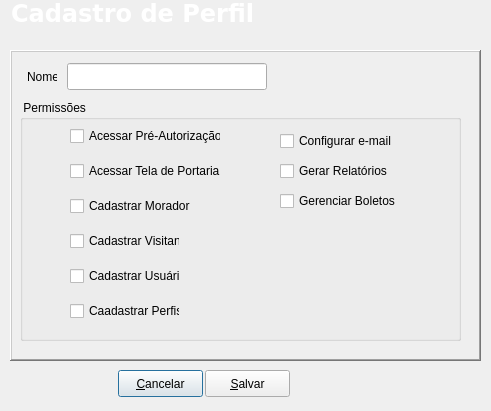
<?xml version="1.0" encoding="UTF-8"?>
<ui version="4.0">
 <class>Editprofile</class>
 <widget class="QDialog" name="Editprofile">
  <property name="geometry">
   <rect>
    <x>0</x>
    <y>0</y>
    <width>491</width>
    <height>411</height>
   </rect>
  </property>
  <property name="windowTitle">
   <string>Edit</string>
  </property>
  <widget class="QFrame" name="frame">
   <property name="geometry">
    <rect>
     <x>10</x>
     <y>50</y>
     <width>471</width>
     <height>311</height>
    </rect>
   </property>
   <property name="frameShape">
    <enum>QFrame::WinPanel</enum>
   </property>
   <property name="frameShadow">
    <enum>QFrame::Raised</enum>
   </property>
   <widget class="QLabel" name="Lblname">
    <property name="geometry">
     <rect>
      <x>17</x>
      <y>18</y>
      <width>30</width>
      <height>17</height>
     </rect>
    </property>
    <property name="text">
     <string>Nome</string>
    </property>
   </widget>
   <widget class="QLineEdit" name="LnEdtname">
    <property name="geometry">
     <rect>
      <x>57</x>
      <y>13</y>
      <width>200</width>
      <height>27</height>
     </rect>
    </property>
   </widget>
   <widget class="QGroupBox" name="groupBox">
    <property name="geometry">
     <rect>
      <x>10</x>
      <y>50</y>
      <width>441</width>
      <height>241</height>
     </rect>
    </property>
    <property name="title">
     <string> Permissões </string>
    </property>
    <widget class="QCheckBox" name="ChkBxuseprofile">
     <property name="geometry">
      <rect>
       <x>50</x>
       <y>200</y>
       <width>110</width>
       <height>22</height>
      </rect>
     </property>
     <property name="text">
      <string>Caadastrar Perfis</string>
     </property>
    </widget>
    <widget class="QCheckBox" name="ChkBxusevisitant">
     <property name="geometry">
      <rect>
       <x>50</x>
       <y>130</y>
       <width>110</width>
       <height>22</height>
      </rect>
     </property>
     <property name="text">
      <string>Cadastrar Visitante</string>
     </property>
    </widget>
    <widget class="QCheckBox" name="ChkBxusepreaut">
     <property name="geometry">
      <rect>
       <x>50</x>
       <y>25</y>
       <width>151</width>
       <height>22</height>
      </rect>
     </property>
     <property name="text">
      <string>Acessar Pré-Autorização</string>
     </property>
    </widget>
    <widget class="QCheckBox" name="ChkBxusedweller">
     <property name="geometry">
      <rect>
       <x>50</x>
       <y>95</y>
       <width>151</width>
       <height>22</height>
      </rect>
     </property>
     <property name="text">
      <string>Cadastrar Morador</string>
     </property>
    </widget>
    <widget class="QCheckBox" name="ChkBxusevisit">
     <property name="geometry">
      <rect>
       <x>50</x>
       <y>60</y>
       <width>151</width>
       <height>22</height>
      </rect>
     </property>
     <property name="text">
      <string>Acessar Tela de Portaria</string>
     </property>
    </widget>
    <widget class="QCheckBox" name="ChkBxuseuser">
     <property name="geometry">
      <rect>
       <x>50</x>
       <y>165</y>
       <width>110</width>
       <height>22</height>
      </rect>
     </property>
     <property name="text">
      <string>Cadastrar Usuários</string>
     </property>
    </widget>
    <widget class="QCheckBox" name="ChkConfigureemail">
     <property name="geometry">
      <rect>
       <x>260</x>
       <y>30</y>
       <width>130</width>
       <height>22</height>
      </rect>
     </property>
     <property name="text">
      <string>Configurar e-mail</string>
     </property>
    </widget>
    <widget class="QCheckBox" name="ChkGerarRelatorios">
     <property name="geometry">
      <rect>
       <x>260</x>
       <y>60</y>
       <width>130</width>
       <height>22</height>
      </rect>
     </property>
     <property name="text">
      <string>Gerar Relatórios</string>
     </property>
    </widget>
    <widget class="QCheckBox" name="ChkGerenciarBoletos">
     <property name="geometry">
      <rect>
       <x>260</x>
       <y>90</y>
       <width>130</width>
       <height>22</height>
      </rect>
     </property>
     <property name="text">
      <string>Gerenciar Boletos</string>
     </property>
    </widget>
   </widget>
  </widget>
  <widget class="QFrame" name="topmenu">
   <property name="geometry">
    <rect>
     <x>1</x>
     <y>-6</y>
     <width>801</width>
     <height>42</height>
    </rect>
   </property>
   <property name="minimumSize">
    <size>
     <width>0</width>
     <height>42</height>
    </size>
   </property>
   <property name="maximumSize">
    <size>
     <width>16777215</width>
     <height>42</height>
    </size>
   </property>
   <property name="styleSheet">
    <string notr="true">image: url(:/png/barra-superior-ok.jpg);</string>
   </property>
   <property name="frameShadow">
    <enum>QFrame::Raised</enum>
   </property>
   <widget class="QLabel" name="labelStatus">
    <property name="enabled">
     <bool>false</bool>
    </property>
    <property name="geometry">
     <rect>
      <x>10</x>
      <y>0</y>
      <width>541</width>
      <height>39</height>
     </rect>
    </property>
    <property name="palette">
     <palette>
      <active>
       <colorrole role="WindowText">
        <brush brushstyle="SolidPattern">
         <color alpha="255">
          <red>255</red>
          <green>255</green>
          <blue>255</blue>
         </color>
        </brush>
       </colorrole>
       <colorrole role="Button">
        <brush brushstyle="SolidPattern">
         <color alpha="255">
          <red>50</red>
          <green>0</green>
          <blue>133</blue>
         </color>
        </brush>
       </colorrole>
       <colorrole role="Text">
        <brush brushstyle="SolidPattern">
         <color alpha="255">
          <red>255</red>
          <green>255</green>
          <blue>255</blue>
         </color>
        </brush>
       </colorrole>
       <colorrole role="ButtonText">
        <brush brushstyle="SolidPattern">
         <color alpha="255">
          <red>255</red>
          <green>255</green>
          <blue>255</blue>
         </color>
        </brush>
       </colorrole>
       <colorrole role="Base">
        <brush brushstyle="SolidPattern">
         <color alpha="255">
          <red>50</red>
          <green>0</green>
          <blue>133</blue>
         </color>
        </brush>
       </colorrole>
       <colorrole role="Window">
        <brush brushstyle="SolidPattern">
         <color alpha="255">
          <red>50</red>
          <green>0</green>
          <blue>133</blue>
         </color>
        </brush>
       </colorrole>
      </active>
      <inactive>
       <colorrole role="WindowText">
        <brush brushstyle="SolidPattern">
         <color alpha="255">
          <red>255</red>
          <green>255</green>
          <blue>255</blue>
         </color>
        </brush>
       </colorrole>
       <colorrole role="Button">
        <brush brushstyle="SolidPattern">
         <color alpha="255">
          <red>50</red>
          <green>0</green>
          <blue>133</blue>
         </color>
        </brush>
       </colorrole>
       <colorrole role="Text">
        <brush brushstyle="SolidPattern">
         <color alpha="255">
          <red>255</red>
          <green>255</green>
          <blue>255</blue>
         </color>
        </brush>
       </colorrole>
       <colorrole role="ButtonText">
        <brush brushstyle="SolidPattern">
         <color alpha="255">
          <red>255</red>
          <green>255</green>
          <blue>255</blue>
         </color>
        </brush>
       </colorrole>
       <colorrole role="Base">
        <brush brushstyle="SolidPattern">
         <color alpha="255">
          <red>50</red>
          <green>0</green>
          <blue>133</blue>
         </color>
        </brush>
       </colorrole>
       <colorrole role="Window">
        <brush brushstyle="SolidPattern">
         <color alpha="255">
          <red>50</red>
          <green>0</green>
          <blue>133</blue>
         </color>
        </brush>
       </colorrole>
      </inactive>
      <disabled>
       <colorrole role="WindowText">
        <brush brushstyle="SolidPattern">
         <color alpha="255">
          <red>255</red>
          <green>255</green>
          <blue>255</blue>
         </color>
        </brush>
       </colorrole>
       <colorrole role="Button">
        <brush brushstyle="SolidPattern">
         <color alpha="255">
          <red>50</red>
          <green>0</green>
          <blue>133</blue>
         </color>
        </brush>
       </colorrole>
       <colorrole role="Text">
        <brush brushstyle="SolidPattern">
         <color alpha="255">
          <red>255</red>
          <green>255</green>
          <blue>255</blue>
         </color>
        </brush>
       </colorrole>
       <colorrole role="ButtonText">
        <brush brushstyle="SolidPattern">
         <color alpha="255">
          <red>255</red>
          <green>255</green>
          <blue>255</blue>
         </color>
        </brush>
       </colorrole>
       <colorrole role="Base">
        <brush brushstyle="SolidPattern">
         <color alpha="255">
          <red>50</red>
          <green>0</green>
          <blue>133</blue>
         </color>
        </brush>
       </colorrole>
       <colorrole role="Window">
        <brush brushstyle="SolidPattern">
         <color alpha="255">
          <red>50</red>
          <green>0</green>
          <blue>133</blue>
         </color>
        </brush>
       </colorrole>
      </disabled>
     </palette>
    </property>
    <property name="font">
     <font>
      <family>Verdana</family>
      <pointsize>18</pointsize>
      <weight>75</weight>
      <bold>true</bold>
     </font>
    </property>
    <property name="styleSheet">
     <string/>
    </property>
    <property name="frameShape">
     <enum>QFrame::NoFrame</enum>
    </property>
    <property name="frameShadow">
     <enum>QFrame::Plain</enum>
    </property>
    <property name="lineWidth">
     <number>1</number>
    </property>
    <property name="text">
     <string>Cadastro de Perfil</string>
    </property>
    <property name="textFormat">
     <enum>Qt::AutoText</enum>
    </property>
    <property name="alignment">
     <set>Qt::AlignLeading|Qt::AlignLeft|Qt::AlignVCenter</set>
    </property>
    <property name="wordWrap">
     <bool>false</bool>
    </property>
    <property name="textInteractionFlags">
     <set>Qt::NoTextInteraction</set>
    </property>
   </widget>
  </widget>
  <widget class="QPushButton" name="PshBtnCancel">
   <property name="geometry">
    <rect>
     <x>118</x>
     <y>370</y>
     <width>85</width>
     <height>27</height>
    </rect>
   </property>
   <property name="text">
    <string>&amp;Cancelar</string>
   </property>
  </widget>
  <widget class="QPushButton" name="PshBtnSave">
   <property name="geometry">
    <rect>
     <x>205</x>
     <y>370</y>
     <width>85</width>
     <height>27</height>
    </rect>
   </property>
   <property name="text">
    <string>&amp;Salvar</string>
   </property>
  </widget>
 </widget>
 <tabstops>
  <tabstop>LnEdtname</tabstop>
  <tabstop>ChkBxusepreaut</tabstop>
  <tabstop>ChkBxusevisit</tabstop>
  <tabstop>ChkBxusedweller</tabstop>
  <tabstop>ChkBxusevisitant</tabstop>
  <tabstop>ChkBxuseuser</tabstop>
  <tabstop>ChkBxuseprofile</tabstop>
  <tabstop>PshBtnCancel</tabstop>
  <tabstop>PshBtnSave</tabstop>
 </tabstops>
 <resources/>
 <connections/>
</ui>
